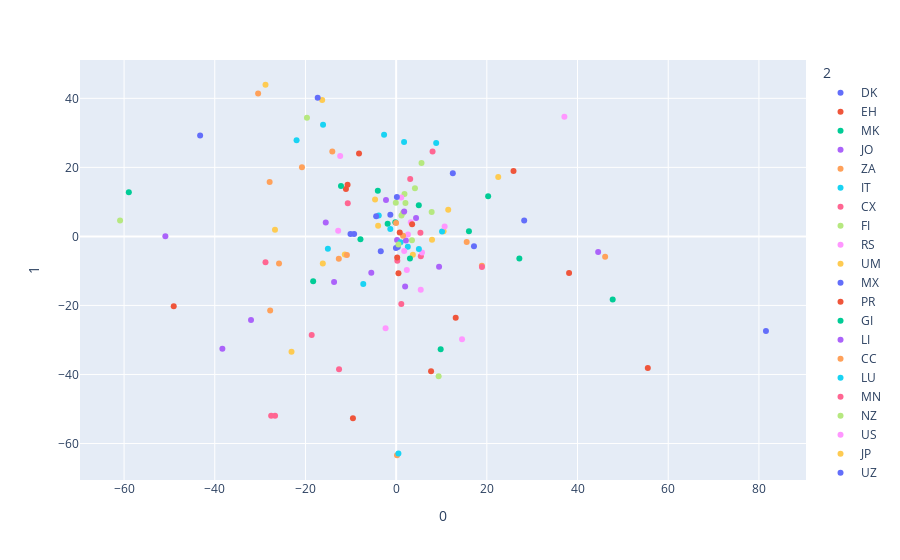

Source (notebook cell):
### Code cell
px.scatter(full, x=0, y=1, color=2)
